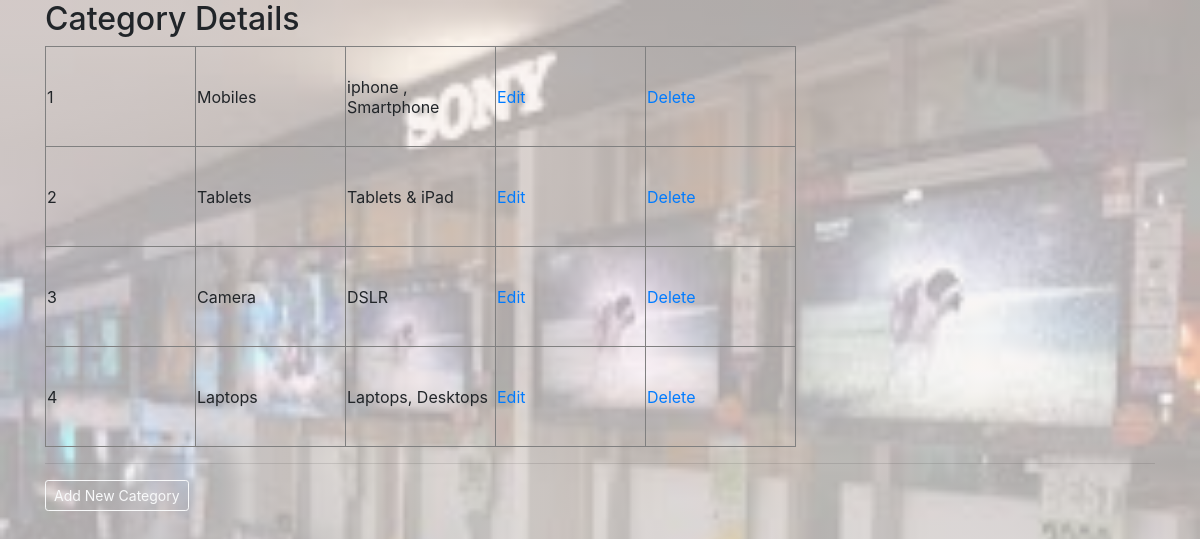
The app's page /showallCat with its own data.
### myapp/models.py (models this page shows)
class Category(models.Model):
    Category_Name = models.CharField(max_length=20)
    Category_Type = models.CharField(max_length=20)
    class Meta:
        db_table = "Category"

### myapp/views.py (the view)
# urls.py: path('showallCat',views.showallCat,name="showallCat"),
def showallCat(request):
    depts = Category.objects.all()
    return render(request,"showallCat.html",{'depts':depts})

### myapp/templates/showallCat.html (shortened to what this page needs)
<html>
    <head>
        <link rel="stylesheet" href="https://stackpath.bootstrapcdn.com/bootstrap/4.1.3/css/bootstrap.min.css" >
    <html lang="en">
        <head>
          <link rel="stylesheet" href="https://maxcdn.bootstrapcdn.com/bootstrap/4.3.1/css/bootstrap.min.css">
        </head>
           <body>
             <div class="container">
              <h2>Category Details</h2>
   <body>
     <table border="1">
       {% for d in depts %}
        <tr>
           <td height="100",col width="150">{{d.id}}</td>
           <td height="100",col width="150">{{d.Category_Name}}</td>
           <td height="100",col width="150">{{d.Category_Type}}</td>
           <td height="100",col width="150"><a href="edit/{{d.id}}">Edit</a></td>
           <td height="100",col width="150"><a href="delete/{{d.id}}">Delete</a></td>
        </tr>
       {% endfor%}
     </table>
     <hr/>
     <a href="addCat"  class="btn btn-outline-light btn-sm">Add New Category</a>
   </body>
</html>

### myapp/templates/showallCat.html (style rules this page uses)
body { padding: 0px; margin: 0px; background-image:linear-gradient(rgba(247, 239, 239, 0.7),rgba(250, 244, 244, 0.7)), url(/static/images/Image50.jpg); background-size: cover; }
.btn { color: aliceblue; }

### records on screen
Category: id "1", Category_Name "Mobiles", Category_Type "iphone , Smartphone"
Category: id "2", Category_Name "Tablets", Category_Type "Tablets & iPad"
Category: id "3", Category_Name "Camera", Category_Type "DSLR"
Category: id "4", Category_Name "Laptops", Category_Type "Laptops, Desktops"
